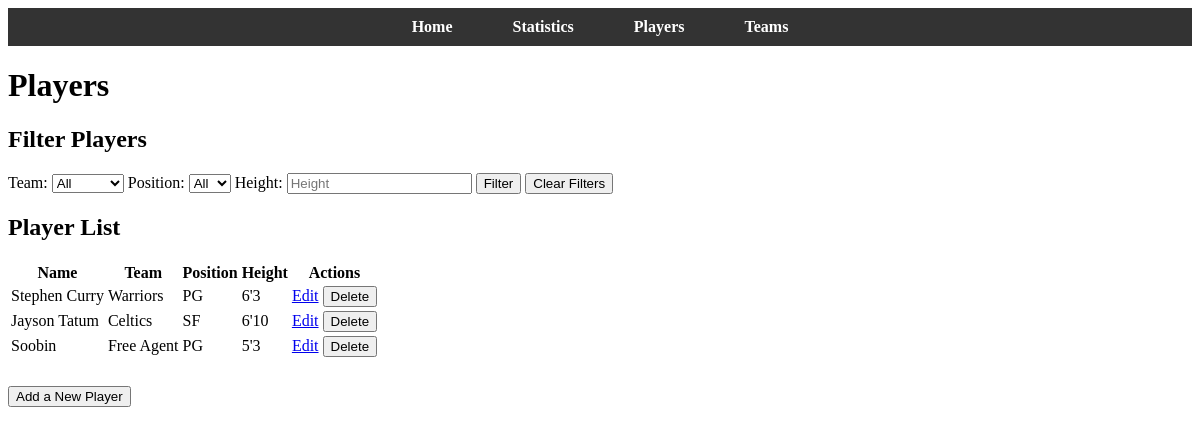
Before: /players with the older database file.
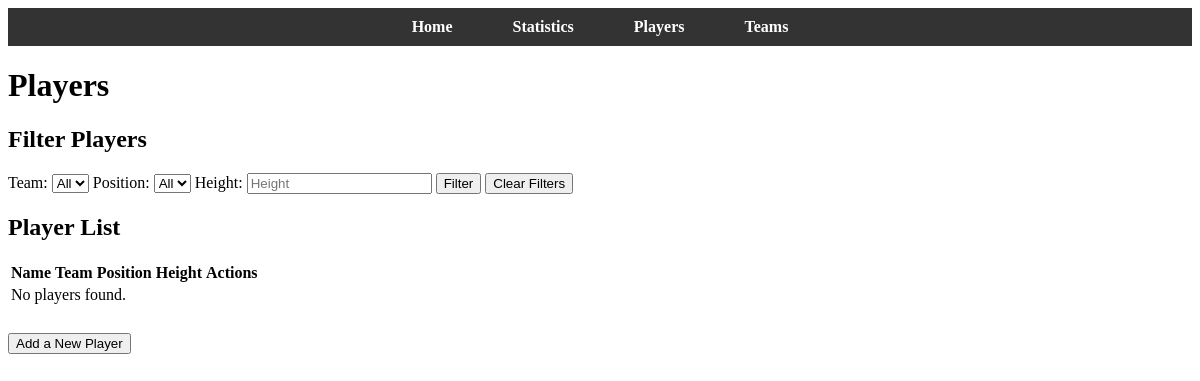
After: the same page with the newer database file.
### app.py (models this page shows)
class Player(db.Model):
    player_id = db.Column(db.Integer, primary_key=True)
    name = db.Column(db.String(100), nullable=False)
    team_name = db.Column(db.String, db.ForeignKey('team.team_name'), nullable=False)
    position = db.Column(db.String(50))
    height = db.Column(db.String(10))

### app.py (the view)
@app.route('/players', methods=['GET', 'POST'])
def players():
    team_filter = request.args.get('team', '')
    position_filter = request.args.get('position', '')
    height_filter = request.args.get('height', '')
    players_query = Player.query
    if team_filter:
        players_query = players_query.filter(Player.team_name == team_filter)
    if position_filter:
        players_query = players_query.filter(Player.position == position_filter)
    if height_filter:
        players_query = players_query.filter(Player.height == height_filter)
    players = players_query.all()
    teams = db.session.query(Team.team_name).all()
    positions = db.session.query(Player.position).distinct().all()
    return render_template('players.html', players=players, teams=teams, positions=positions,
                           team_filter=team_filter, position_filter=position_filter, height_filter=height_filter)

### templates/players.html (shortened to what this page needs)
<!DOCTYPE html>
<html lang="en">
  <head>
    <link
      rel="stylesheet"
      href="{{ url_for('static', filename='css/styles.css') }}"
    />
  </head>
  <body>
    <header>
      <nav>
        <ul>
          <li><a href="/">Home</a></li>
          <li><a href="/statistics">Statistics</a></li>
          <li><a href="/players">Players</a></li>
          <li><a href="/teams">Teams</a></li>
        </ul>
      </nav>
    </header>
    <main>
      <h1>Players</h1>
      <section id="filter-players">
        <h2>Filter Players</h2>
        <form method="GET" action="{{ url_for('players') }}">
          <label for="team">Team:</label>
          <select name="team" id="team">
            <option value="">All</option>
          </select>
          <label for="position">Position:</label>
          <select name="position" id="position">
            <option value="">All</option>
          </select>
          <label for="height">Height:</label>
          <input type="text" id="height" name="height" value="{{ height_filter }}" placeholder="Height" />
          <button type="submit">Filter</button>
          <a href="{{ url_for('players') }}"><button type="button">Clear Filters</button></a>
        </form>
      </section>
      <section id="player-list">
        <h2>Player List</h2>
        <table>
          <thead>
            <tr>
              <th>Name</th>
              <th>Team</th>
              <th>Position</th>
              <th>Height</th>
              <th>Actions</th>
            </tr>
          </thead>
          <tbody>
            {% for player in players %}
            <tr>
              <td>{{ player.name }}</td>
              <td>{{ player.team_name }}</td>
              <td>{{ player.position }}</td>
              <td>{{ player.height }}</td>
              <td>
                <a href="{{ url_for('edit_player', player_id=player.player_id) }}">Edit</a>
                <form action="{{ url_for('delete_player', player_id=player.player_id) }}" method="POST" style="display: inline;">
                  <button type="submit" onclick="return confirm('Are you sure you want to delete this player?');">Delete</button>
                </form>
              </td>
            </tr>
            {% else %}
            <tr><td colspan="5">No players found.</td></tr>
            {% endfor %}
          </tbody>
        </table>
      </section>
      <section id="add-player">
        <h2><a href="{{ url_for('add_player') }}"><button type="button">Add a New Player</button></a></h2>
      </section>
    </main>
  </body>
</html>

### static/css/styles.css (style rules this page uses)
nav ul { list-style-type: none; margin: 0; padding: 0; display: flex; justify-content: center; background-color: #333; }
nav ul li { margin: 0 15px; }
nav ul li a { color: white; text-decoration: none; font-weight: bold; padding: 10px 15px; display: inline-block; }

Changed rows visible on the page:
removed Player: name "Stephen Curry", team_name "Warriors", position "PG", height "6'3"
removed Player: name "Jayson Tatum", team_name "Celtics", position "SF", height "6'10"
removed Player: name "Soobin", team_name "Free Agent", position "PG", height "5'3"
Other visible differences:
text now shown: "No players found."
